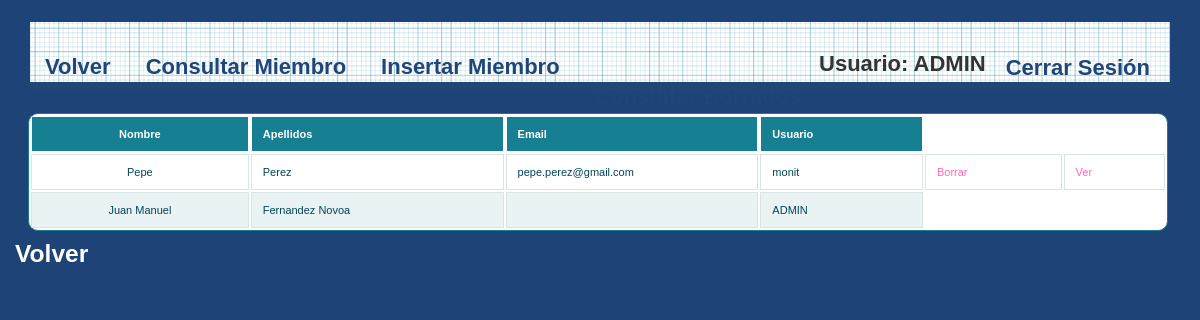
Screenshot of /et3_iu/Controllers/PROYECTO_Controller.php?ID_PROYECTO=1&accion=Miembros (signed in) with the database file from the repository.
### tables this page shows
CREATE TABLE IF NOT EXISTS `EMPLEADOS` (
  `EMP_USER` varchar(25) NOT NULL,
  `EMP_PASSWORD` varchar(128) NOT NULL,
  `EMP_NOMBRE` varchar(25) DEFAULT NULL,
  `EMP_APELLIDO` varchar(50) DEFAULT NULL,
  `EMP_EMAIL` varchar(50) DEFAULT NULL,
  `EMP_TIPO` int(10) DEFAULT NULL,
  `EMP_ESTADO` varchar(25) DEFAULT NULL
);

### et3_iu/Controllers/PROYECTO_Controller.php (called while the page is built, shortened)
<?php
include '../Locates/Strings_Castellano.php';
require_once("../Mappers/PROYECTO_Mapper.php");
$proyectoMapper=new ProyectoMapper();
switch ($_REQUEST['accion']) {
    case  $strings['Gestionar Miembros']:
            $miembros = $proyectoMapper->listarMiembrosProyecto($_REQUEST['ID_PROYECTO']);
            if (!tienePermisos('ProyectoMiembro_Default')) {
                new Mensaje('No tienes los permisos necesarios', 'PROYECTO_Controller.php');
            } else {
                new ProyectoMiembro_Default($miembros,$_REQUEST['ID_PROYECTO'], 'PROYECTO_Controller.php');
            }
        break;
}
?>

### et3_iu/Models/MIEMBRO_Model.php (called while the page is built, shortened)
<?php
class Miembro{
    private $NOMBRE;
    private $APELLIDOS;
    private $USUARIO;
    private $CORREO;
    public function __construct( $NOMBRE=NULL, $APELLIDOS=NULL, $USUARIO=NULL, $CONTRASEÑA=NULL, $CORREO=NULL){
        $this->NOMBRE = $NOMBRE;
        $this->APELLIDOS = $APELLIDOS;
        $this->USUARIO = $USUARIO;
        $this->CORREO = $CORREO;
    }
    public function getNombre(){
        return $this->NOMBRE;
    }
    public function getApellidos(){
        return $this->APELLIDOS;
    }
    public function getUsuario(){
        return $this->USUARIO;
    }
    public function getCorreo(){
        return $this->CORREO;
    }
}
?>

### et3_iu/Mappers/PROYECTO_Mapper.php (called while the page is built, shortened)
<?php
require_once(__DIR__ . "/../Models/MIEMBRO_Model.php");
class ProyectoMapper {
  private $mysqli;
  public function conectarBD(){
      $this->mysqli = new mysqli("localhost","iu2016","iu2016","IU2016");
  }
    public function listarMiembrosProyecto($id_proyecto)
    {
        $sql = "SELECT EMP_USER FROM PROYECTO_MIEMBRO where ID_PROYECTO = ". $id_proyecto . ";";
        if (!($resultado = $this->mysqli->query($sql))) {
            return false;
        } else {
            $miembros_proyecto = array();
            while($miembros = $resultado->fetch_array(MYSQLI_ASSOC)){
                $infoMiembro = $this->buscarMiembroPorUsuario($miembros['EMP_USER']);
                array_push($miembros_proyecto, $infoMiembro);
            }
            return $miembros_proyecto;
        }
    }
        public function buscarMiembroPorUsuario($user) {
        $sql = "SELECT * FROM EMPLEADOS where EMP_USER LIKE '%$user%'";
        $resultado = $this -> mysqli -> query($sql);
        $obj = $resultado->fetch_object();
        $miembro = new Miembro( $obj -> EMP_NOMBRE, $obj -> EMP_APELLIDO,$obj -> EMP_USER, $obj -> EMP_PASSWORD, $obj -> EMP_EMAIL);
        return $miembro;
    }
}

### et3_iu/Views/PROYECTO_MIEMBRO_SHOW_ALL_Vista.php (the view, shortened to what this page needs)
<?php
class ProyectoMiembro_Default{
    private $datos1;
    private $volver;
    private $proyectoId;
    function __construct($array1,$proyectoId, $volver){
        $this->datos1 = $array1;
        $this->proyectoId = $proyectoId;
        $this->volver = $volver;
        $this->render();
    }
    function render(){
        ?>
        <p>
            <h2>
                <div>
                    <head><link rel="stylesheet" href="../Styles/styles.css" type="text/css" media="screen" />
                    </head>
                    <div id="wrapper">
                        <nav>
                            <div class="menu">
                                <ul>
                                    <li><a href="../Functions/Desconectar.php"><?php echo  $strings['Cerrar Sesión']; ?></a></li>
                                    <li><?php echo $strings['Usuario'].": ". $_SESSION['login']; ?></li>
                                </ul>
                                <?php echo '<a href=\'' . $this->volver . "'>" . $strings['Volver'] . " </a>"; ?></li>
                                <a href='./PROYECTO_Controller.php?accion=<?php echo $strings['Consultar Miembro']?>'><?php echo $strings['Consultar Miembro']?></a>
                                <a href='./PROYECTO_Controller.php?accion=<?php echo $strings['Insertar Miembro'] ?>&ID_PROYECTO=<?php echo $this->proyectoId;?>'><?php echo $strings['Insertar Miembro']?></a>
                                <a href='./PROYECTO_Controller.php?accion=<?php echo $strings['ConsultarBorrados']?>'><?php echo $strings['ConsultarBorrados']?></a>
                            </div>
                        </nav>
                        <table id="btable" border = 1>
                            <tr>
                                <th>  <?=$strings['NOMBRE'] ?> </th>
                                <th>  <?=$strings['APELLIDOS'] ?> </th>
                                <th>  <?=$strings['EMAIL'] ?> </th>
                                <th>  <?=$strings['USUARIO'] ?> </th>
                            </tr>
                            <?php
                            foreach($this->datos1 as $miembro){
                                echo "<tr><td> " . $miembro->getNombre() ."</td>";
                                echo "<td>" . $miembro->getApellidos() ."</td>";
                                echo "<td> " . $miembro->getCorreo() ."</td>";
                                echo "<td> " . $miembro->getUsuario() ."</td>";
                                if(strcmp($miembro->getUsuario(), $_SESSION['login']) != 0){?>
                                <td>
                                    <a href='PROYECTO_Controller.php?ID_PROYECTO=<?php echo $_REQUEST['ID_PROYECTO'] . '&ID_MIEMBRO=' . $miembro->getUsuario(). '&accion='.$strings['Eliminar Miembros']; ?>'><?php echo $strings['Borrar'] ?></a>
                                </td>
                                <td>
                                    <a href='PROYECTO_Controller.php?ID_MIEMBRO=<?php echo $miembro->getUsuario() . '&accion='.$strings['Ver Miembro']; ?>'><?php echo $strings['Ver'] ?></a>
                                </td>
                                </tr>
                            <?php         }               }
                            ?>
                        </table>
                    </div>
                    <h3>
        <p>
            <?php
            echo '<a class="form-link" href=\'' . $this->volver . "'>" . $strings['Volver'] . " </a>";
            ?>
            </h3>
        </p>
        <?php
    }
}

### et3_iu/Styles/styles.css (style rules this page uses)
* { margin: 0; padding: 0; }
ul li { list-style-type:none; }
header, footer, section, aside, nav, article { display: block; }
#wrapper { width: 1140px; margin: 0 auto; margin-top: 5px; margin-bottom: 5px; }
nav { width: 1140px; height: 69px; margin: 0 auto; background: #1F4677 url(../images/blueprintpaper.png) repeat-x; }
h1,h2,h3,h4,h5,h6 { font-weight: bold; clear: both; color: #333; list-style-type:none; }
a:link, a:visited { color:hotpink; text-decoration: none; }
p { margin-bottom: 18px; }
li { padding-left: 5px; }
nav .menu { font-size: 22px; font-weight: bold; }
nav .menu ul { margin: 0; padding: 25px 0 0 20px; list-style: none; line-height: normal; }
nav .menu li { display: block; float: right; }
nav .menu a { display: block; margin-right: 5px; padding: 0px 15px; text-decoration: none; color: #1F4677; float:left; }
table { white-space: normal; line-height: normal; font-weight: normal; font-size: small; font-style: normal; color: black; text-align: center; font-variant: normal; border-color: gray; background-color: white; }
#btable { white-space: normal; line-height: normal; font-weight: normal; font-size: 11px; font-style: normal; color: black; text-align: center; font-variant: normal; border-color: gray; background-color: white; margin-left: -2px; }
#btable { width: 100%; overflow: hidden; background: #FFF; color: #024457; border-radius: 10px; border: 1px solid #167F92; }
#btable tr { border: 1px solid #D9E4E6; }
#btable tr:nth-child(odd) { background-color: #EAF3F3; }
#btable th { display: none; border: 1px solid #FFF; background-color: #167F92; color: #FFF; padding: 1em; }
#btable th:first-child { display: table-cell; text-align: center; }
#btable th:nth-child(2) { display: table-cell; }
#btable th:nth-child(2):after { content: attr(data-th); }
@media (min-width: 480px) { #btable th:nth-child(2):after { display: none; } }
#btable td { display: block; word-wrap: break-word; max-width: 7em; }
#btable td:first-child { display: table-cell; text-align: center; border-right: 1px solid #D9E4E6; }
@media (min-width: 480px) { #btable td { border: 1px solid #D9E4E6; } }
#btable th, #btable td { text-align: left; margin: .5em 1em; }
@media (min-width: 480px) { #btable th, #btable td { display: table-cell; padding: 1em; } }
#content p, ul, ol, hr { margin-bottom: 24px; }
#content h1, h2, h3, h4, h5, h6 { color: #333; margin: 0 0 20px 0; line-height: 1.5em; }
* { margin-top: 4px; }
.form-link { color: white !important; margin-left: 15px; }

### rows the page displays
empleados: EMP_NOMBRE "Pepe", EMP_APELLIDO "Perez", EMP_EMAIL "pepe.perez@gmail.com", EMP_USER "monit"
empleados: EMP_NOMBRE "Juan Manuel", EMP_APELLIDO "Fernandez Novoa", EMP_USER "ADMIN"

### other values shown
$strings['Cerrar Sesión'] "Cerrar Sesión"
$strings['Usuario'] "Usuario"
$_SESSION['login'] "ADMIN"
$strings['Volver'] "Volver"
$strings['Consultar Miembro'] "Consultar Miembro"
$strings['Insertar Miembro'] "Insertar Miembro"
$strings['NOMBRE'] "Nombre"
$strings['APELLIDOS'] "Apellidos"
$strings['EMAIL'] "Email"
$strings['USUARIO'] "Usuario"
